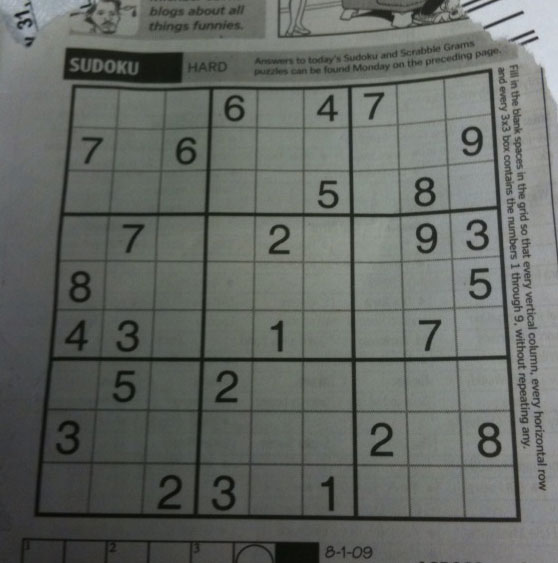
#> input picture data/sudoku.png, 558 x 563 px, found by its file name
$ python basic_ip.py
#> lines starting #> are read from the running program, lines starting #| are printed output that depends on the picture
import cv2
import numpy as np

# [81 lines of commented-out code are left out]

import cv2 as cv
from matplotlib import pyplot as plt

img = cv.imread('data/sudoku.png')
#> img is the input picture: shape (563, 558, 3); mean B, G, R 99.5, 104.1, 100
kernel1 = np.array([[-1,0,1],[-2,0,2],[-1,0,1]])
kernel2 = np.array([[-1,-2,-1],[0,0,0],[1,2,1]])
scharr_kernel = np.array([[-3,0,3],[-10,0,10],[-3,0,3]])
laplacian_kernel = np.array([[0,1,0],[1,-4,1],[0,1,0]])
dst1 = cv.filter2D(img,-1,kernel1)
dst2 = cv.filter2D(img,-1,kernel2)
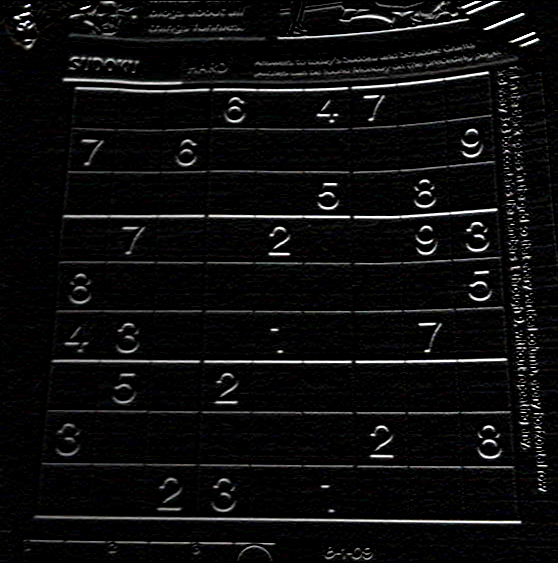
#> dst2: shape (563, 558, 3); mean B, G, R 13.4, 13.2, 13.3
dst3 = cv.filter2D(img,-1,scharr_kernel)
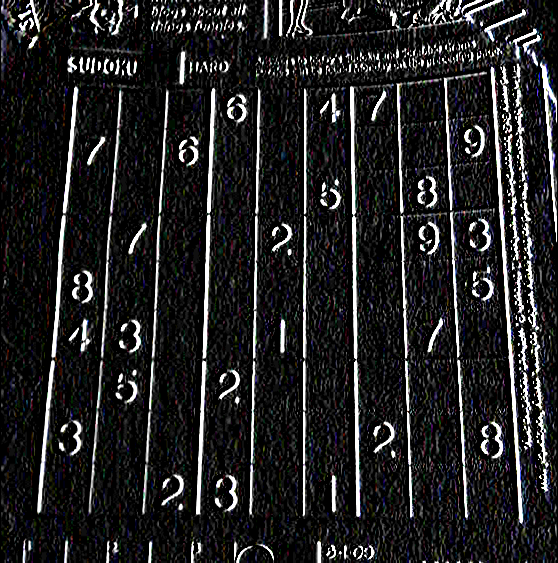
#> dst3: shape (563, 558, 3); mean B, G, R 35.1, 34.4, 34.4
dst4 = cv.filter2D(img,-1,laplacian_kernel)
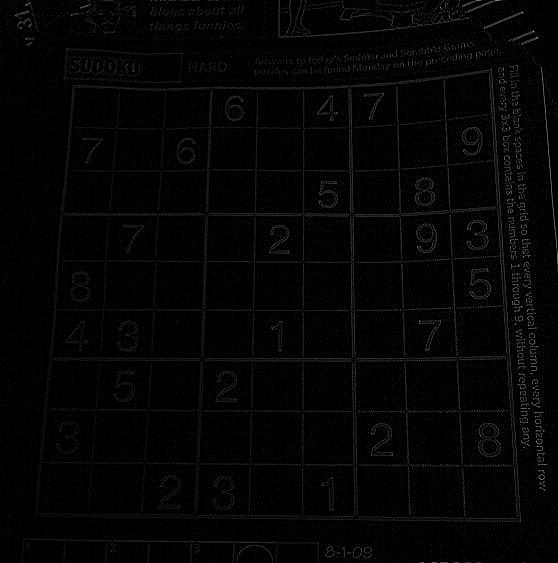
#> dst4: shape (563, 558, 3); mean B, G, R 4, 4, 4
dst5 = cv.Laplacian(img,cv.CV_64F)
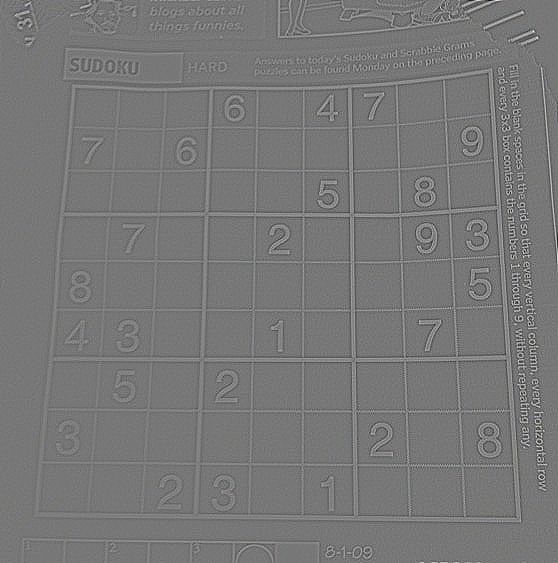
#> dst5: shape (563, 558, 3) float64; mean B, G, R 0, 0, 0; drawn with min black and max white
dst6 = cv.Sobel(img,cv.CV_64F,1,0,ksize=5)
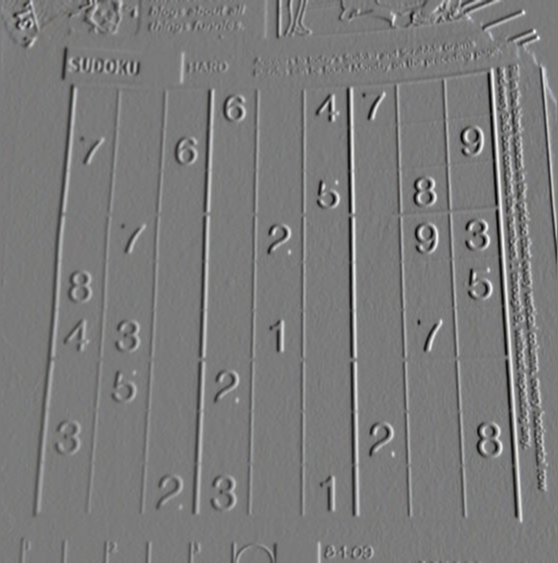
#> dst6: shape (563, 558, 3) float64; mean B, G, R 16, 16, 16.1; drawn with min black and max white
dst7 = cv.Sobel(img,cv.CV_64F,0,1,ksize=5)
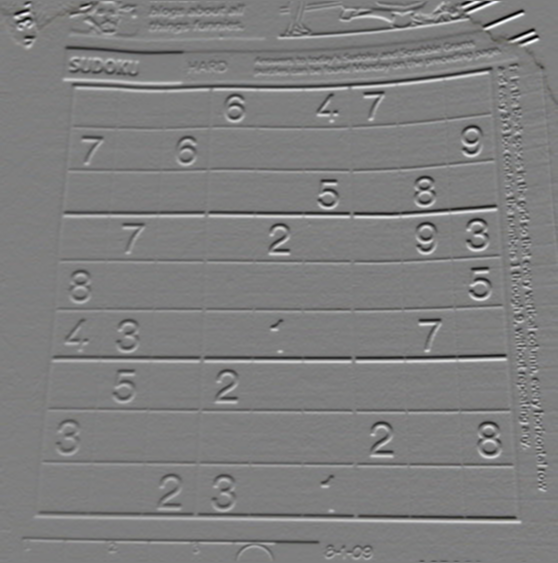
#> dst7: shape (563, 558, 3) float64; mean B, G, R -12.7, -12.7, -11.8; drawn with min black and max white
plt.subplot(241),plt.imshow(img),plt.title('Original')
plt.xticks([]), plt.yticks([])
plt.subplot(242),plt.imshow(dst1),plt.title('Sobel X')
plt.xticks([]), plt.yticks([])
plt.subplot(243),plt.imshow(dst2),plt.title('Sobel Y')
plt.xticks([]), plt.yticks([])
plt.subplot(244),plt.imshow(dst3),plt.title('scharr')
plt.xticks([]), plt.yticks([])
plt.subplot(245),plt.imshow(dst4),plt.title('laplacian')
plt.xticks([]), plt.yticks([])
plt.subplot(246),plt.imshow(dst5),plt.title('laplacian')
plt.xticks([]), plt.yticks([])
plt.subplot(247),plt.imshow(dst6),plt.title('sobel')
plt.xticks([]), plt.yticks([])
plt.subplot(248),plt.imshow(dst7),plt.title('sobel')
plt.xticks([]), plt.yticks([])
plt.show()
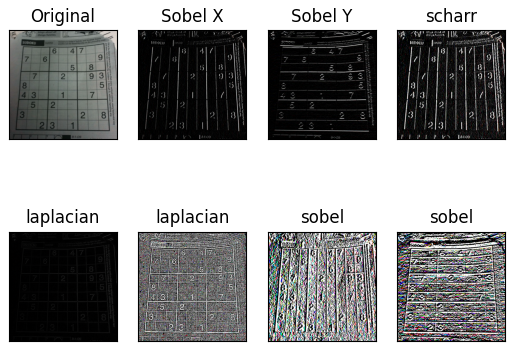
#> figure drawn by matplotlib, 8 panels; B, G, R data is drawn as R, G, B
